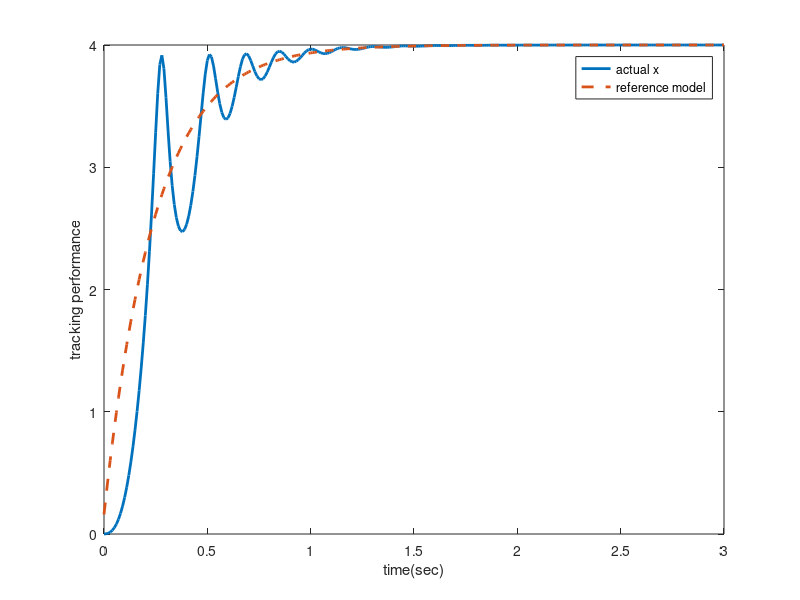
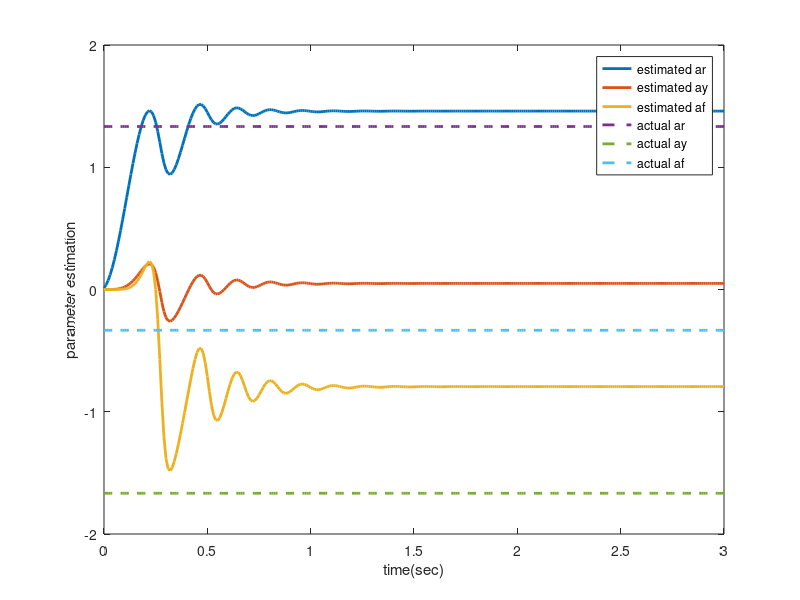
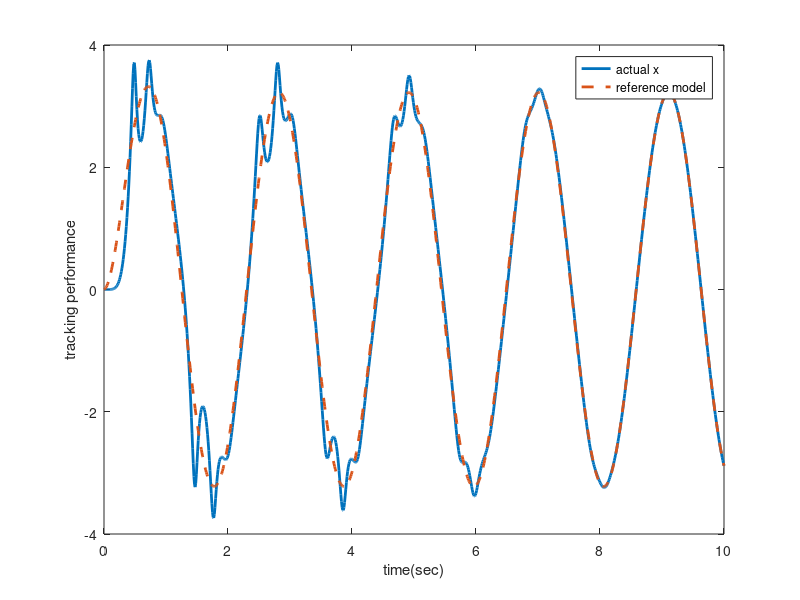
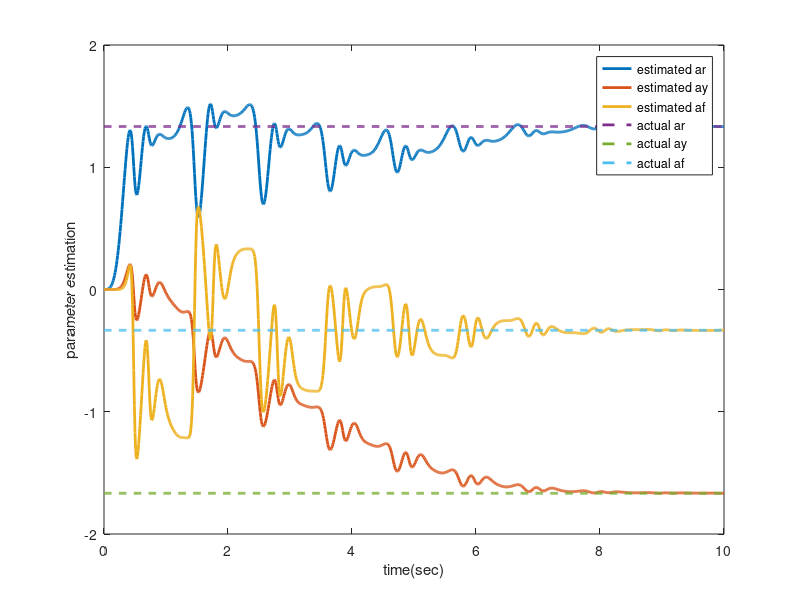

Here is the MATLAB script that generated these plots, in order:
% Applied Nonlinear Control. P329. example 8.4: simulation of a first-order nonlinear plant
% 20210731
clc
close all
%%
dt = 0.01;
t = 0:dt:3;

gamma = 2;

a_p = -1; b_p = 3;c_p = -1;
a_m = 4; b_m = 4;

func_ydot = @(y, u)-a_p*y-c_p*y^2+b_p*u;
func_xmdot = @(x_m, r)-a_m*x_m+b_m*r;
%% r=4
ar_hat = 0; ay_hat = 0; af_hat = 0;% intial values of both parameters of the controllers are 0
y = 0; x_m = 0;% initial conditions of the plant and the model are both zero
log_r = []; log_u = []; log_y = []; log_xm = []; log_ahat = []; log_bhat = []; log_chat = [];
for i = 1:length(t)
    % x_m
    r = 4;
%     r = 4*sin(3*t(i));
    x_m = x_m + func_xmdot(x_m, r)* dt;
    % u
    u = ar_hat * r+ ay_hat * y + af_hat * y^2; % 控制器还是知道非线性项具体形式的，只是系数不知道
    % actual state
    y = y + func_ydot(y, u) * dt;
    % update ar_hat and ay_hat
    e = y-x_m;
    ar_hat = ar_hat - gamma * e * r * dt;
    ay_hat = ay_hat - gamma * e * y * dt;
    af_hat = af_hat - gamma * e * y^2 * dt;
    % log
    log_y = [log_y, y];
    log_xm = [log_xm, x_m];
    log_u = [log_u, u];
    log_r = [log_r r];
    log_ahat = [log_ahat, ar_hat]; 
    log_bhat = [log_bhat, ay_hat]; 
    log_chat = [log_chat, af_hat];
end

% plot
figure(1)
plot(t,log_y(1,:), 'LineWidth',2)
hold on
plot(t,log_xm(1,:),'--','LineWidth',2)
ylabel('tracking performance')
xlabel('time(sec)')
legend('actual x','reference model')

figure(2)
plot(t, log_ahat, 'LineWidth',2);
hold on
plot(t, log_bhat, 'LineWidth',2);
plot(t, log_chat, 'LineWidth',2);
plot(t, b_m/b_p*ones(1,length(t)),'--','LineWidth',2);% 这个真值不是简单的a_p b_p，是要计算过的
plot(t, (a_p-a_m)/b_p*ones(1,length(t)),'--','LineWidth',2);
plot(t, c_p/b_p*ones(1,length(t)),'--','LineWidth',2);
ylabel('parameter estimation');
xlabel('time(sec)')
legend('estimated ar','estimated ay','estimated af','actual ar','actual ay','actual af')

%% r = 4sin(3t)
t = 0:dt:10;
ar_hat = 0; ay_hat = 0; af_hat = 0;% intial values of both parameters of the controllers are 0
y = 0; x_m = 0;% initial conditions of the plant and the model are both zero
log_r = []; log_u = []; log_y = []; log_xm = []; log_ahat = []; log_bhat = []; log_chat = [];
for i = 1:length(t)
    % x_m
    r = 4*sin(3*t(i));
    x_m = x_m + func_xmdot(x_m, r)* dt;
    % u
    u = ar_hat * r+ ay_hat * y + af_hat * y^2;
    % actual state
    y = y + func_ydot(y, u) * dt;
    % update ar_hat and ay_hat
    e = y-x_m;
    ar_hat = ar_hat - gamma * e * r * dt;
    ay_hat = ay_hat - gamma * e * y * dt;
    af_hat = af_hat - gamma * e * y^2 * dt;
    % log
    log_y = [log_y, y];
    log_xm = [log_xm, x_m];
    log_u = [log_u, u];
    log_r = [log_r r];
    log_ahat = [log_ahat, ar_hat]; 
    log_bhat = [log_bhat, ay_hat]; 
    log_chat = [log_chat, af_hat];
end

% plot
figure(3)
plot(t,log_y(1,:), 'LineWidth',2)
hold on
plot(t,log_xm(1,:),'--','LineWidth',2)
ylabel('tracking performance')
xlabel('time(sec)')
legend('actual x','reference model')

figure(4)
plot(t, log_ahat, 'LineWidth',2);
hold on
plot(t, log_bhat, 'LineWidth',2);
plot(t, log_chat, 'LineWidth',2);
plot(t, b_m/b_p*ones(1,length(t)),'--','LineWidth',2);% 这个真值不是简单的a_p b_p，是要计算过的
plot(t, (a_p-a_m)/b_p*ones(1,length(t)),'--','LineWidth',2);
plot(t, c_p/b_p*ones(1,length(t)),'--','LineWidth',2);
ylabel('parameter estimation');
xlabel('time(sec)')
legend('estimated ar','estimated ay','estimated af','actual ar','actual ay','actual af')